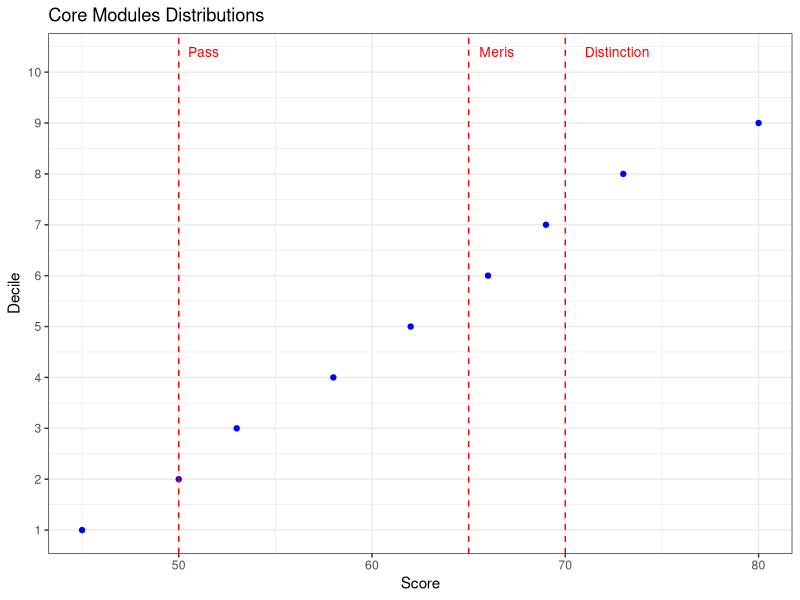
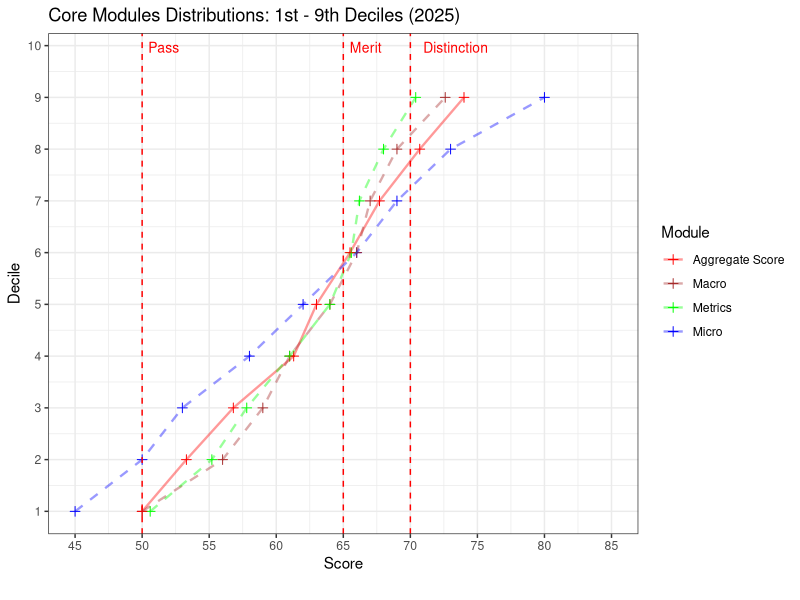
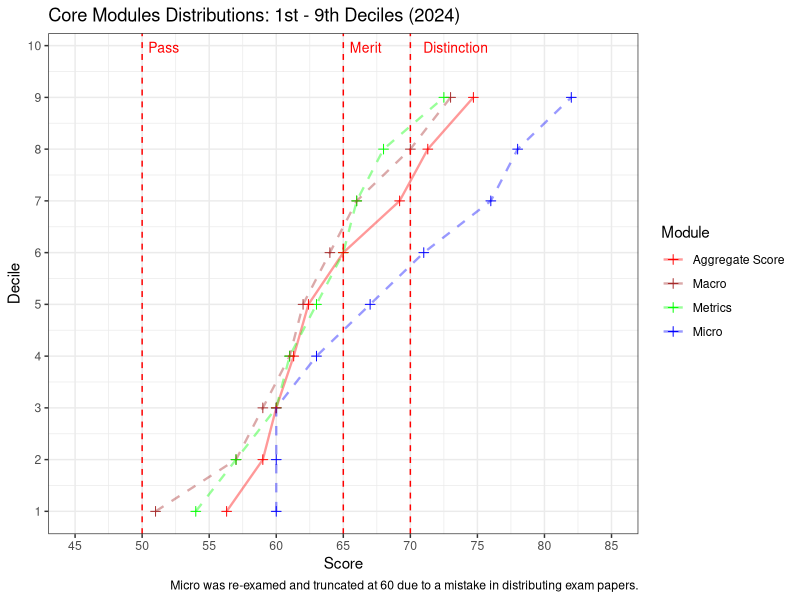
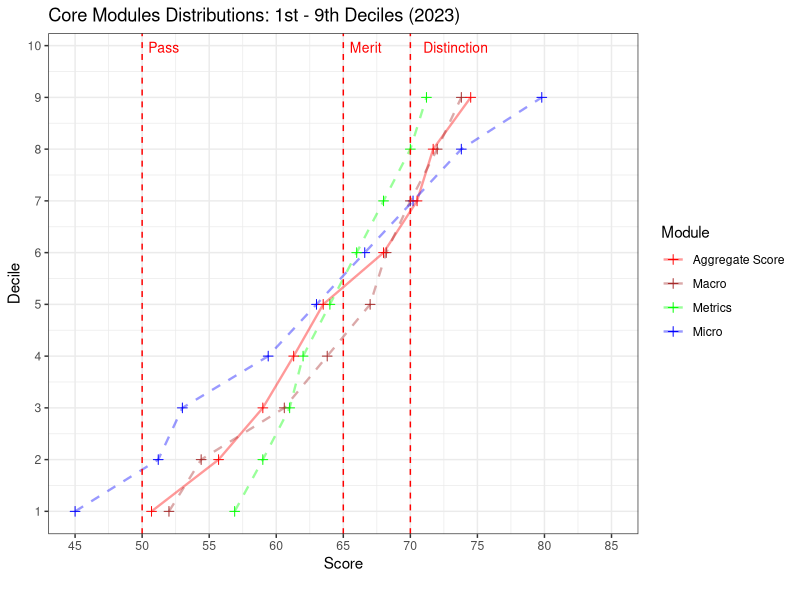
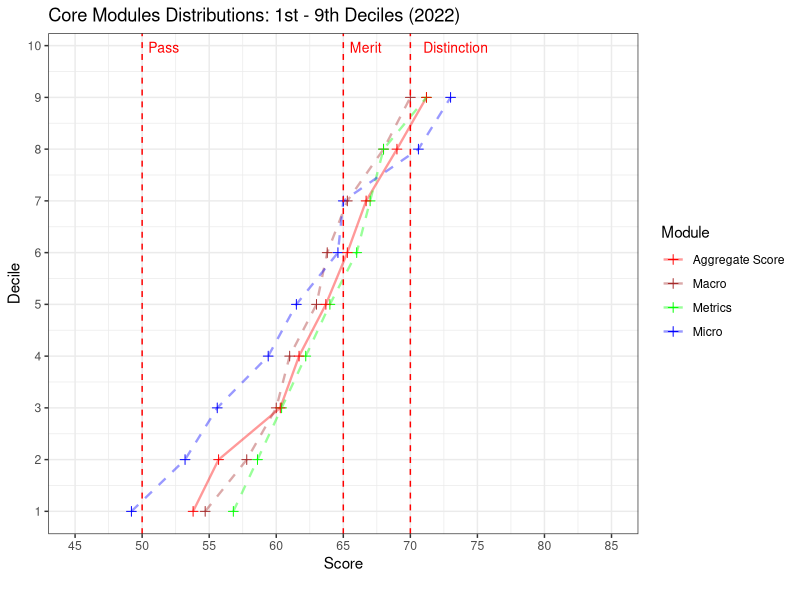
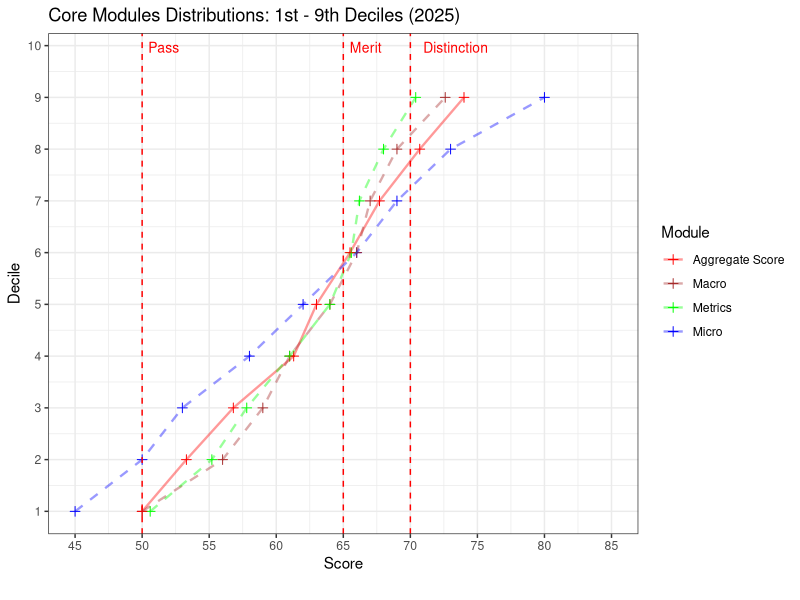
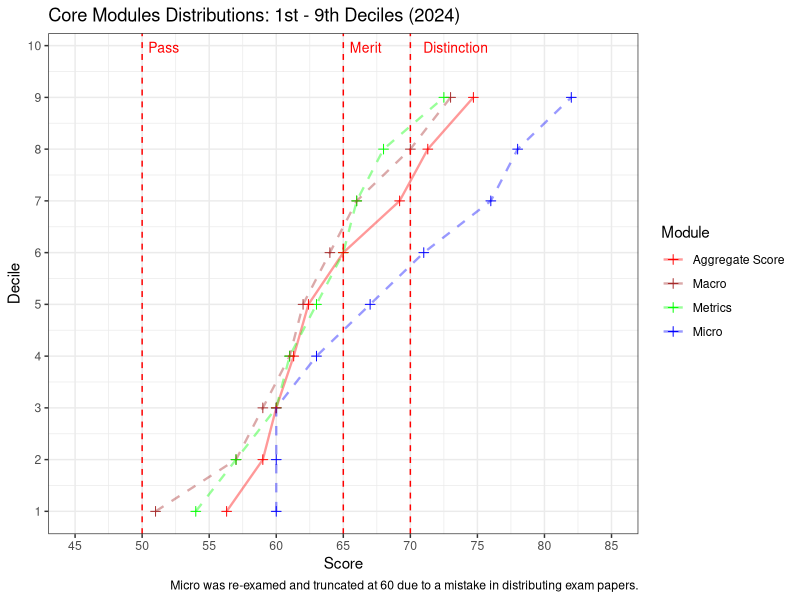
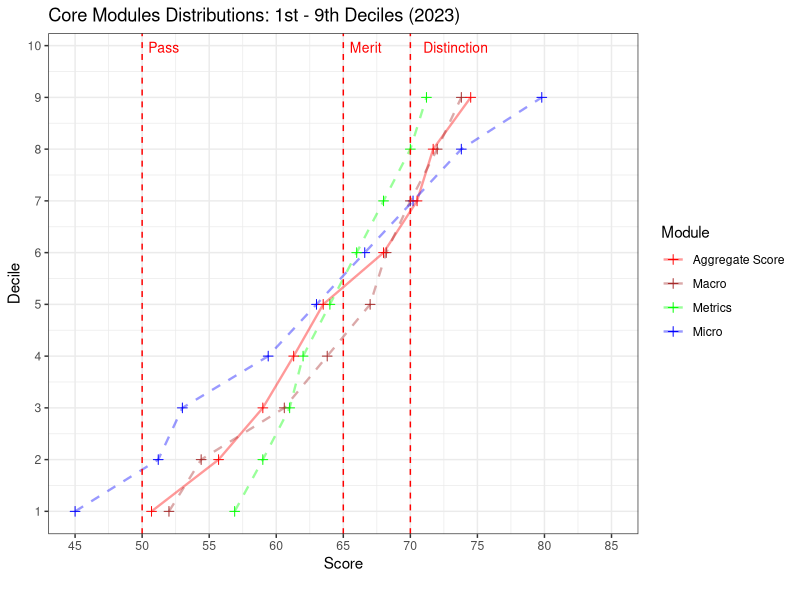

R code for these plots, in order:
## ---- chunk 1
library(tidyverse)
## ---- chunk 2
decile_2025 <- tibble(
  decile = c(1, 2, 3, 4, 5, 6, 7, 8, 9),
  micro = c(45, 50, 53, 58, 62, 66, 69, 73, 80),
  macro = c(50, 56, 59, 61, 64, 66, 67, 69, 72.6),
  metrics = c(50.6, 55.2, 57.8, 61, 64, 65.6, 66.2, 68, 70.4),
  agg = c(50, 53.3, 56.8, 61.3, 63.0, 65.5, 67.7, 70.7, 74)
)

decile_2024 <- tibble(
  decile = c(1, 2, 3, 4, 5, 6, 7, 8, 9),
  micro = c(60, 60, 60, 63, 67, 71, 76, 78, 82),
  macro = c(51, 57, 59, 61, 62, 64, 66, 70, 73),
  metrics = c(54, 57, 60, 61, 63, 65, 66, 68, 72.5),
  agg = c(56.3, 59, 60, 61.3, 62.4, 65, 69.2, 71.3, 74.7)
)

decile_2023 <- tibble(
  decile = 1:9,
  micro = c(45, 51.2, 53.0, 59.4, 63.0, 66.6, 70.2, 73.8, 79.8),
  macro = c(52.0, 54.4, 60.6, 63.8, 67.0, 68.2, 70.0, 72.0, 73.8),
  metrics = c(56.9, 59.0, 61.0, 62.0, 64.0, 66.0, 68.0, 70.0, 71.2),
  agg = c(50.7, 55.7, 59.0, 61.3, 63.5, 68.0, 70.5, 71.7, 74.5)
)

decile_2022 <- tibble(
  decile = 1:9,
  micro = c(49.2, 53.2, 55.6, 59.4, 61.5, 64.6, 65.0, 70.6, 73.0),
  macro = c(54.7, 57.8, 60.0, 61.0, 63.0, 63.8, 65.3, 68.0, 70.0),
  metrics = c(56.8, 58.6, 60.4, 62.2, 64.0, 66.0, 67.0, 68.0, 71.2),
  agg = c(53.8, 55.7, 60.3, 61.7, 63.7, 65.3, 66.7, 69.0, 71.2)
)

## ---- chunk 3
decile_2025 |>
  ggplot(
    mapping = aes(x = micro, y = decile)
  ) +
  geom_point(color = "blue") +
  geom_vline(xintercept = c(50, 65, 70), 
             linetype = "dashed", 
             color = "red") +
  labs(title = "Core Modules Distributions") +
  annotate("text", y = 10.3, x = c(50, 65, 70),
           label = c("Pass", "Meris", "Distinction"),
           hjust = -0.3, vjust = 0,
           color = "red", size = 3.5) +
  xlab("Score") +
  ylab("Decile") +
  scale_y_continuous(breaks = 1:10) +
  theme_bw()
## ---- chunk 4
plot_deciles <- function(decile_tbl, title, caption){

# Reshape data to long format
decile_long <- decile_tbl %>%
  pivot_longer(cols = c(micro, macro, metrics, agg),
               names_to = "category",
               values_to = "score")

# Plot
ggplot(decile_long, aes(x = score, y = decile, color = category, linetype = category)) +
  geom_point(size = 2, shape = 3) +
  geom_line(aes(group = category), linewidth = 0.8, alpha = 0.4) +
  geom_vline(xintercept = c(50, 65, 70), 
             linetype = "dashed", 
             color = "red") +
  annotate("text", y = 9.8, x = c(50, 65, 70),
           label = c("Pass", "Merit", "Distinction"),
           hjust = -0.2, vjust = -0.3,
           color = "red", size = 3.52) +
  scale_linetype_manual(
    values = c("micro" = "dashed", "macro" = "dashed",
               "metrics" = "dashed", "agg" = "solid")
  ) +
  scale_color_manual(
    values = c("micro" = "blue", "macro" = "brown", 
              "metrics" = "green", "agg" = "red"), 
    labels = c(
      "micro" = "Micro",
      "macro" = "Macro",
      "metrics" = "Metrics",
      "agg" = "Aggregate Score"
    )) +
  scale_y_continuous(breaks = 1:10) +
  scale_x_continuous(
    limits = c(45, 85),
    breaks = seq(45, 85, by = 5)   # ticks every 5
  ) +
  labs(
    title = title,
    caption = caption,
    x = "Score",
    y = "Decile",
    color = "Module"
  ) +
  guides(linetype = "none") +
  theme_bw()

}
## ---- chunk 5
plot_2025 <- plot_deciles(decile_2025, "Core Modules Distributions: 1st - 9th Deciles (2025)", "")
plot_2025
## ---- chunk 6
ggsave(
  filename = "decile_plot_2025.png",  # file name
  plot = plot_2025,                 # or specify your ggplot object
  width = 8, height = 5,              # in inches
  dpi = 300                           # high-resolution
)
## ---- chunk 7
plot_2024 <- plot_deciles(decile_2024, "Core Modules Distributions: 1st - 9th Deciles (2024)", "Micro was re-examed and truncated at 60 due to a mistake in distributing exam papers.")
plot_2024
## ---- chunk 8
ggsave(
  filename = "decile_plot_2024.png",  # file name
  plot = plot_2024,                 # or specify your ggplot object
  width = 8, height = 5,              # in inches
  dpi = 300                           # high-resolution
)
## ---- chunk 9
plot_2023 <- plot_deciles(decile_2023, "Core Modules Distributions: 1st - 9th Deciles (2023)", "")
plot_2023
## ---- chunk 10
ggsave(
  filename = "decile_plot_2023.png",  # file name
  plot = plot_2023,                 # or specify your ggplot object
  width = 8, height = 5,              # in inches
  dpi = 300                           # high-resolution
)
## ---- chunk 11
plot_2022 <- plot_deciles(decile_2022, "Core Modules Distributions: 1st - 9th Deciles (2022)", "")
plot_2022
## ---- chunk 12
ggsave(
  filename = "decile_plot_2022.png",  # file name
  plot = plot_2022,                 # or specify your ggplot object
  width = 8, height = 5,              # in inches
  dpi = 300                           # high-resolution
)
